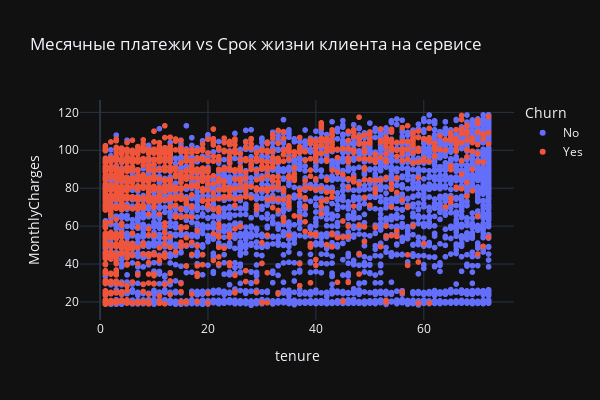

Here is the notebook cell this chart was saved with:
### Code cell
fig = px.scatter(
    telecom_users,
    x='tenure',
    y='MonthlyCharges',
    color='Churn',
    template='plotly_dark',
    height=400,
    width=600,
    title='Месячные платежи vs Срок жизни клиента на сервисе'
)
fig.show()

### Figure 1 — Plotly figure (JSON) as saved in the notebook; plotly's stock layout.template omitted (floating-point values rounded to 4 significant figures; data arrays with more than 128 entries replaced by an {"elided": "..."} marker saying what was removed)
{"data": [{"hovertemplate": "Churn=No<br>tenure=%{x}<br>MonthlyCharges=%{y}<extra></extra>", "legendgroup": "No", "marker": {"color": "#636efa", "symbol": "circle"}, "mode": "markers", "name": "No", "showlegend": true, "type": "scattergl", "x": {"elided": "4389 int values"}, "xaxis": "x", "y": {"elided": "4389 float values"}, "yaxis": "y"}, {"hovertemplate": "Churn=Yes<br>tenure=%{x}<br>MonthlyCharges=%{y}<extra></extra>", "legendgroup": "Yes", "marker": {"color": "#EF553B", "symbol": "circle"}, "mode": "markers", "name": "Yes", "showlegend": true, "type": "scattergl", "x": {"elided": "1587 int values"}, "xaxis": "x", "y": {"elided": "1587 float values"}, "yaxis": "y"}], "layout": {"height": 400, "legend": {"title": {"text": "Churn"}, "tracegroupgap": 0}, "title": {"text": "Месячные платежи vs Срок жизни клиента на сервисе"}, "width": 600, "xaxis": {"anchor": "y", "domain": [0, 1], "title": {"text": "tenure"}}, "yaxis": {"anchor": "x", "domain": [0, 1], "title": {"text": "MonthlyCharges"}}}}
